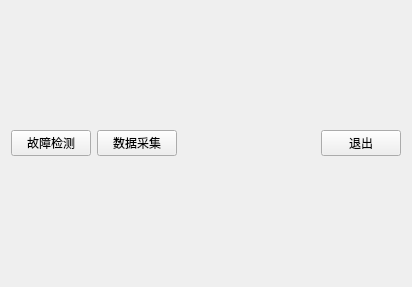
<?xml version="1.0" encoding="UTF-8"?>
<ui version="4.0">
 <class>SelectFunction</class>
 <widget class="QWidget" name="SelectFunction">
  <property name="geometry">
   <rect>
    <x>0</x>
    <y>0</y>
    <width>412</width>
    <height>287</height>
   </rect>
  </property>
  <property name="windowTitle">
   <string>Form</string>
  </property>
  <layout class="QHBoxLayout" name="horizontalLayout">
   <item>
    <widget class="QPushButton" name="pushButton_faultDiagnosis">
     <property name="text">
      <string>故障检测</string>
     </property>
    </widget>
   </item>
   <item>
    <widget class="QPushButton" name="pushButton_datacollection">
     <property name="text">
      <string>数据采集</string>
     </property>
    </widget>
   </item>
   <item>
    <spacer name="horizontalSpacer">
     <property name="orientation">
      <enum>Qt::Horizontal</enum>
     </property>
     <property name="sizeHint" stdset="0">
      <size>
       <width>40</width>
       <height>20</height>
      </size>
     </property>
    </spacer>
   </item>
   <item>
    <widget class="QPushButton" name="pushButton">
     <property name="text">
      <string>退出</string>
     </property>
    </widget>
   </item>
  </layout>
 </widget>
 <resources/>
 <connections/>
</ui>
